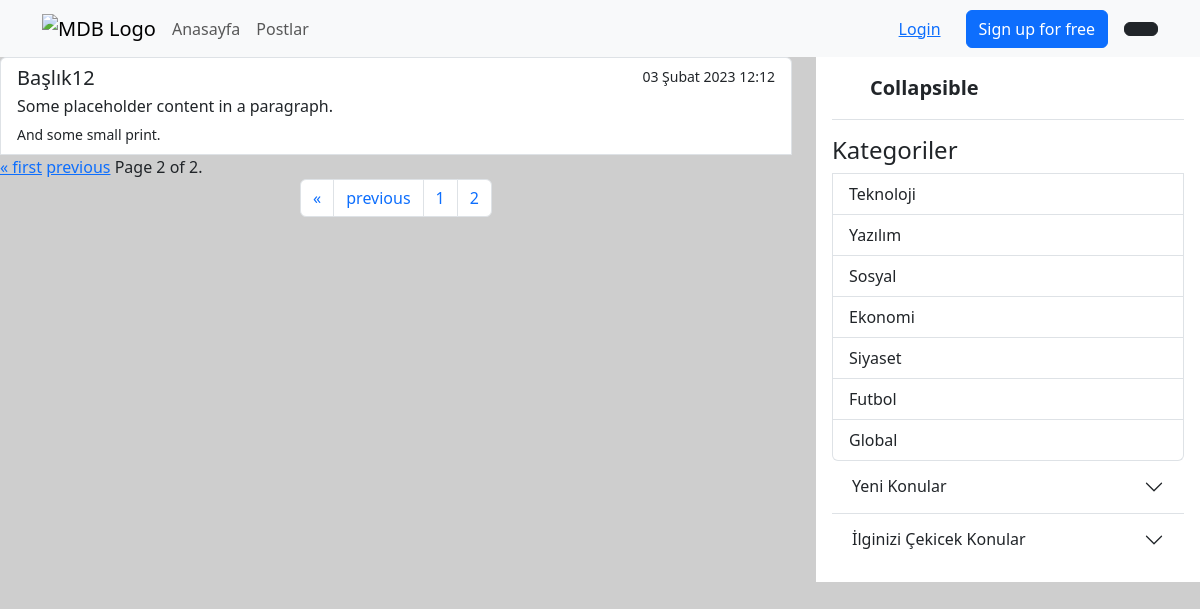
Screenshot of /post/2/?page=2 with the database file from the repository.
### appMy/models.py (models this page shows, shortened)
class Sozluk(models.Model):
    category = models.ForeignKey(Category, verbose_name=("Kategori"), on_delete=models.CASCADE,null=True)
    title = models.CharField(("Başlık"), max_length=50)
    text = models.TextField(("İçerik Yazısı"),max_length=2000)
    date_now = models.DateTimeField(("Tarih"), auto_now_add=True)
    image = models.FileField(("Fotoğraf"), upload_to='', max_length=100)

class Category(models.Model):
    title = models.CharField(("Kategori"), max_length=50)

### appMy/views.py (the view)
# urls.py: path('post/<categoryid>/', allPost),
def allPost(request,categoryid="all"):
    if categoryid == "all":
        sozluks = Sozluk.objects.all()
    else:
        sozluks = Sozluk.objects.filter(category=categoryid)
    paginator = Paginator(sozluks, 5)  # Show 25 contacts per page.
    page_number = request.GET.get('page')
    sozluks = paginator.get_page(page_number)
    sozluks_new = Sozluk.objects.all().order_by("-date_now")[:3]
    sozluks_random = Sozluk.objects.all().order_by("?")[:3]
    categorys = Category.objects.all()
    context={
        "sozluks": sozluks,
        "sozluks_new": sozluks_new,
        "sozluks_random": sozluks_random,
        "categorys": categorys,
    }
    return render(request,'allPost.html',context)

### appMy/templates/allPost.html (shortened to what this page needs)
{% extends 'base.html' %}
{% load static %}
{% block body %}
    <main>
        <div class="container-fluid px-0">
            <div class="row">
                <div class="col-8">
                    <div class="list-group">
                        {% for i in sozluks %}
                        <a href="/detay/{{ i.id }}/" class="list-group-item list-group-item-action">
                            <div class="d-flex w-100 justify-content-between">
                                <h5 class="mb-1">{{ i.title }}</h5>
                                <small>{{ i.date_now }}</small>
                            </div>
                            <p class="mb-1">Some placeholder content in a paragraph.</p>
                            <small>And some small print.</small>
                        </a>
                        {% endfor %}
                        <div class="pagination">
                            <span class="step-links">
                                {% if sozluks.has_previous %}
                                <a href="?page=1">&laquo; first</a>
                                <a href="?page={{ sozluks.previous_page_number }}">previous</a>
                                {% endif %}
                                <span class="current">
                                    Page {{ sozluks.number }} of {{ sozluks.paginator.num_pages }}.
                                </span>
                            </span>
                        </div>
                        <nav aria-label="Page navigation example">
                            <ul class="pagination justify-content-center">
                                {% if sozluks.has_previous %}
                                <li class="page-item">
                                    <a class="page-link" href="?page=1" aria-label="Previous">
                                        <span aria-hidden="true">&laquo;</span>
                                    </a>
                                </li>
                                <li class="page-item"><a class="page-link" href="?page={{ sozluks.previous_page_number }}">previous</a></li>
                                <li class="page-item"><a class="page-link" href="?page={{ sozluks.number|add:'-1' }}">{{ sozluks.number|add:"-1" }}</a></li>
                                {% endif %}
                                <li class="page-item"><a class="page-link" href="?page={{ sozluks.number }}">{{ sozluks.number }}</a></li>
                            </ul>
                        </nav>
                    </div>
                </div>
                {% include 'part/_sidenav.html' %}
            </div>
        </div>
    </main>
{% endblock body %}

### appMy/templates/part/_sidenav.html (shortened to what this page needs)
{% load static %}
<div class="col-4">
    <div class="flex-shrink-0 p-3 bg-white">
        <a href="/" class="d-flex align-items-center pb-3 mb-3 link-dark text-decoration-none border-bottom">
            <svg class="bi pe-none me-2" width="30" height="24">
                <use xlink:href="#bootstrap"></use>
            </svg>
            <span class="fs-5 fw-semibold">Collapsible</span>
        </a>
        <div class="list-group">
            <h4>Kategoriler</h4>
            {% for i in categorys %}
            <a href="/post/{{ i.id }}/" class="list-group-item list-group-item-action">{{ i.title }}</a>
            {% endfor %}
        </div>
        <div class="accordion accordion-flush" id="accordionFlushExample">
            <div class="accordion-item">
                <h2 class="accordion-header" id="flush-headingOne">
                    <button class="accordion-button collapsed" type="button" data-bs-toggle="collapse"
                        data-bs-target="#flush-collapseOne" aria-expanded="false" aria-controls="flush-collapseOne">
                        Yeni Konular
                    </button>
                </h2>
            </div>
            <div class="accordion-item">
                <h2 class="accordion-header" id="flush-heading2">
                    <button class="accordion-button collapsed" type="button" data-bs-toggle="collapse"
                        data-bs-target="#flush-collapse2" aria-expanded="false" aria-controls="flush-collapse2">
                        İlginizi Çekicek Konular
                    </button>
                </h2>
            </div>
        </div>
    </div>
</div>

### appMy/templates/base.html (style rules this page uses)
body { background: #cecece }

### rows the page displays
Sozluk: title "Başlık12", date_now "03 Şubat 2023 12:12"
Category: title "Teknoloji"
Category: title "Yazılım"
Category: title "Sosyal"
Category: title "Ekonomi"
Category: title "Siyaset"
Category: title "Futbol"
Category: title "Global"

### other values shown
{{ sozluks.number }} "2"
{{ sozluks.paginator.num_pages }} "2"
{{ sozluks.number|add:"-1" }} "1"
